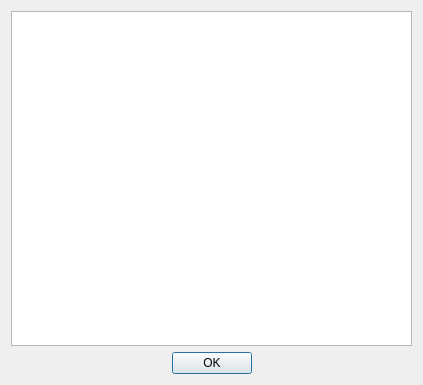
<?xml version="1.0" encoding="UTF-8"?>
<ui version="4.0">
 <class>HelpDialog</class>
 <widget class="QDialog" name="HelpDialog">
  <property name="geometry">
   <rect>
    <x>0</x>
    <y>0</y>
    <width>423</width>
    <height>385</height>
   </rect>
  </property>
  <property name="windowTitle">
   <string>Help</string>
  </property>
  <layout class="QGridLayout" name="gridLayout">
   <item row="0" column="0">
    <widget class="QTextBrowser" name="textBrowser"/>
   </item>
   <item row="1" column="0">
    <widget class="QDialogButtonBox" name="buttonBox">
     <property name="orientation">
      <enum>Qt::Horizontal</enum>
     </property>
     <property name="standardButtons">
      <set>QDialogButtonBox::Ok</set>
     </property>
     <property name="centerButtons">
      <bool>true</bool>
     </property>
    </widget>
   </item>
  </layout>
 </widget>
 <resources/>
 <connections>
  <connection>
   <sender>buttonBox</sender>
   <signal>accepted()</signal>
   <receiver>HelpDialog</receiver>
   <slot>accept()</slot>
   <hints>
    <hint type="sourcelabel">
     <x>248</x>
     <y>254</y>
    </hint>
    <hint type="destinationlabel">
     <x>157</x>
     <y>274</y>
    </hint>
   </hints>
  </connection>
  <connection>
   <sender>buttonBox</sender>
   <signal>rejected()</signal>
   <receiver>HelpDialog</receiver>
   <slot>reject()</slot>
   <hints>
    <hint type="sourcelabel">
     <x>316</x>
     <y>260</y>
    </hint>
    <hint type="destinationlabel">
     <x>286</x>
     <y>274</y>
    </hint>
   </hints>
  </connection>
 </connections>
</ui>
